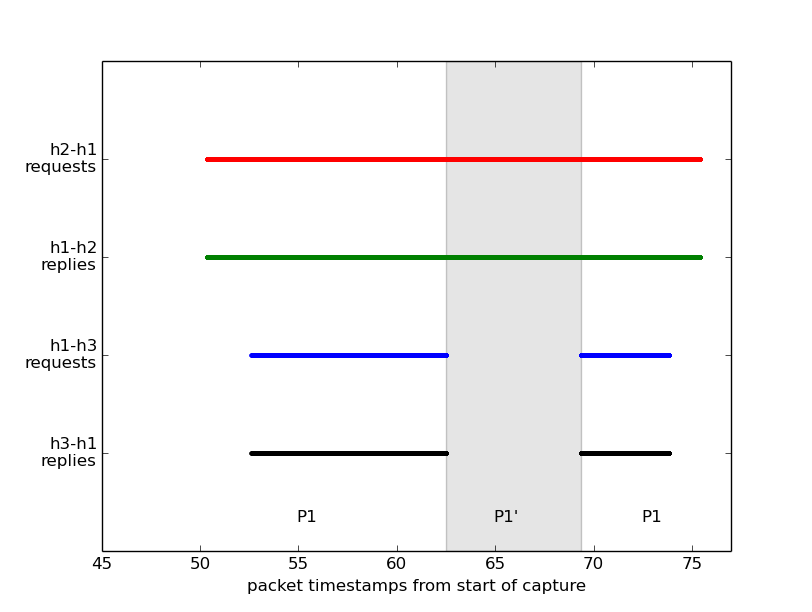

Python code for this plot:
import pylab

list_of_files = [ ('h2-h1-reqs', 'h2 - h1 echo requests'), ('h1-h2-resps', 'h1 - h2 echo replies'), ('h1-h3-reqs', 'h1 - h3 echo requests'), ('h3-h1-resps', 'h3 - h1 echo replies')]

datalist = [ ( pylab.loadtxt(filename), label ) for filename, label in list_of_files ]

i = 0

mrk = ['r.', 'g.', 'b.', 'k.']

for data, label in datalist:
    pylab.plot( data[:,0], data[:,1], mrk[i], label=label)
    i += 1

pylab.ylim(0, 5)
pylab.xlim(45, 77)
frame = pylab.gca()

my_yticks = ['h3-h1\nreplies','h1-h3\nrequests','h1-h2\nreplies','h2-h1\nrequests']
y = [1, 2, 3, 4]
pylab.yticks(y, my_yticks)
pylab.fill_between([62.51, 69.34], 0, 5, facecolor='gray', alpha=0.2)
pylab.text(55, 0.3, 'P1')
pylab.text(65, 0.3, 'P1\'')
pylab.text(72.5, 0.3, 'P1')

#pylab.title("Program Swap Test Using Ping")
pylab.xlabel("packet timestamps from start of capture")

pylab.show()
